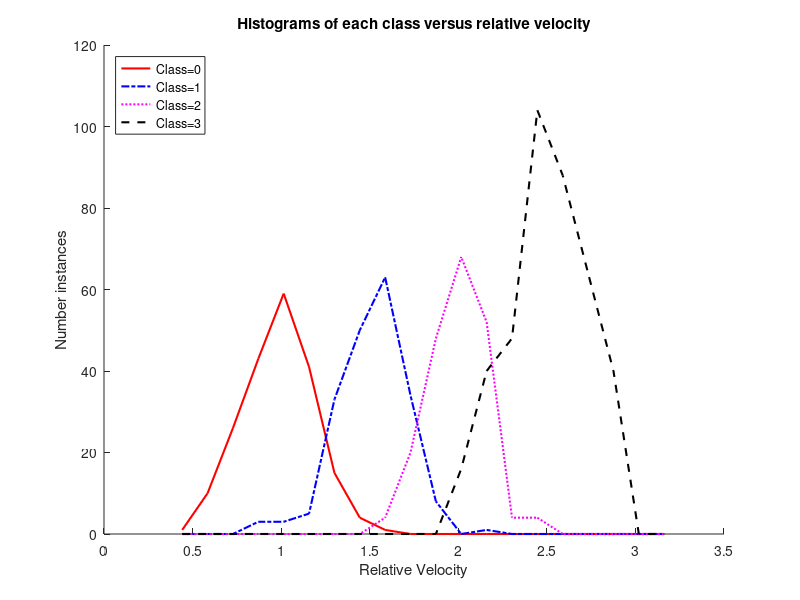
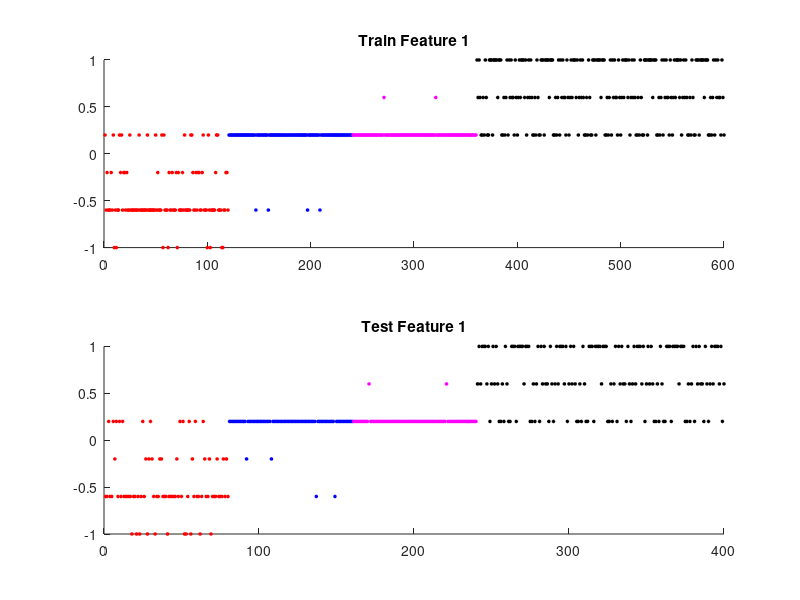
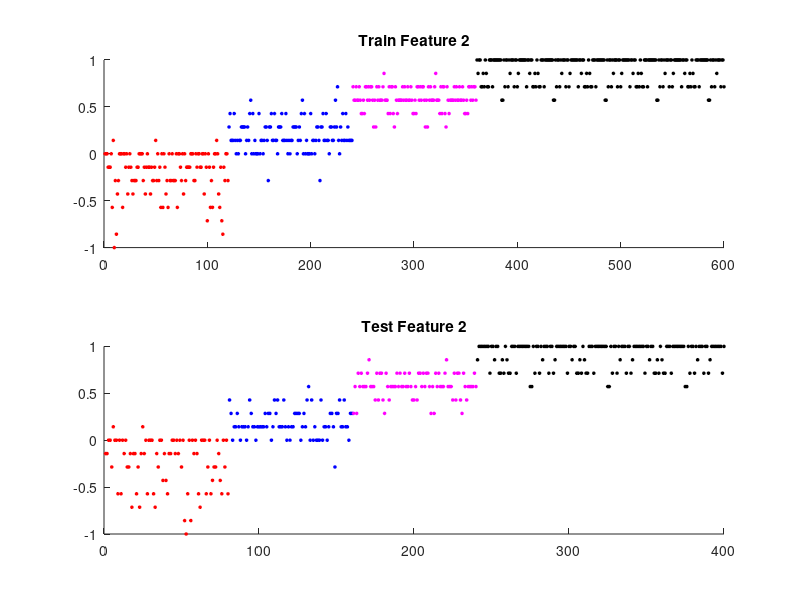
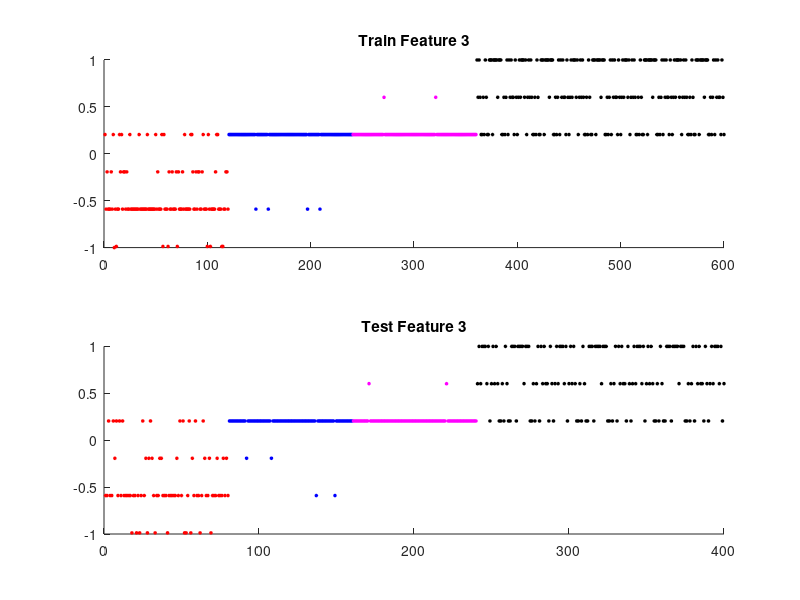

Reproduce these figures in MATLAB, in order. (Note: this script raises an error after producing the figures.)
%__________________________________________________________________________
%
% Description: 
%
%    Digital Signal Processing - Mini Project 2 STFT/SVM analysis.
%
%    Runs experiment 3a.
%
%    Instructions - some code missing. Search for "XXX" and edit code.
%
%    **********************************
%    * This code requires libSVM 3.23 *
%    **********************************
%
% Inputs: Reads the file "DSP_MP2_microDoppler_Data.mat" which must
%         be in the same directory as this code.
%
% Outputs: Graphs, outputs to screen.
%
% Change History:
%
% 30 September 2020 - Original
%
% Authors:
% John Ball
%__________________________________________________________________________
%

clc
clear varaibles
close all

%
% Flags
% Set noramlize_data to 1 to normalize data before giving to SVM
%
normalize_data = 1;      

%
% LibSVM training string
%
libsvm_train_str = '-s 0 -t 2 -c 10 -e 0.00001 -g 1e5 -q';

%
% Load the datafile in
%
% X - matrix of features, one per data instance
% Y - vector of class labels
% RV - vector of relative velocities
%
load('DSP_MP2_microDoppler_Data.mat');

%
% Print statistics
%
Ninstances = length(Y);
the_classes = unique(Y);
Nclasses = length(the_classes);
Nfeatures = size(X,1);

fprintf('Number of instances: %d.\n', Ninstances);
fprintf('Number of features per instance: %d.\n', Nfeatures);
fprintf('Number of classes: %d.\n', Nclasses);
for y = the_classes
   fprintf('  Class %2d: instances %d.\n', y, sum(Y == y));
end

%
% Plot instances for each class
%
RV_min = min(RV) * 0.9;
RV_max = max(RV) * 1.1;
num_bins = 20;
RV_bins = linspace(RV_min, RV_max, num_bins);
 
colorcode = {'r', 'b-.', 'm:', 'k--'};

figure;
hold on;
yindx = 1;
for y = the_classes
   indx = find(Y == y);
   rv_class_y = RV(indx);
   hist_class_y = hist(rv_class_y, RV_bins);
   h = plot(RV_bins, hist_class_y, colorcode{yindx});
   set(h, 'LineWidth', 1.5);
   legendstr{yindx} = sprintf('Class=%d', y);
   yindx = yindx + 1;
end
xlabel('Relative Velocity');
ylabel('Number instances');
legend(legendstr, 'location', 'NorthWest');
title('Histograms of each class versus relative velocity');
drawnow;

%
% Split data into training and testing
%
percent_train = 60;

fprintf('\nSplitting into training and test, with %.2f %% training.\n', percent_train);

Xtrain = [];
Xtest = [];
Ytrain = [];
Ytest = [];
RVtrain = [];
RVtest = [];

for y = the_classes
   
   indx = find(Y == y);
   
   % Generate random indices and split into training and testing
   rand_y = randperm(length(indx));
   
   last_train_indx = floor(length(rand_y)*percent_train/100); 
   train_indx = 1 : last_train_indx;
   test_indx = (last_train_indx+1) : length(rand_y);
   
   Xtrain = [Xtrain, X(:, indx(train_indx))];
   Ytrain = [Ytrain, Y(indx(train_indx))];
   RVtrain = [RVtrain, RV(indx(train_indx))];

   Xtest = [Xtest, X(:, indx(test_indx))];
   Ytest = [Ytest, Y(indx(test_indx))];
   RVtest = [RVtest, RV(indx(test_indx))];
   
end

%
% Transpose everything to input to libSVM
%
Xtrain = Xtrain';
Ytrain = Ytrain';
RVtrain = RVtrain';

Xtest = Xtest';
Ytest = Ytest';
RVtest = RVtest';

%
% Normalize features to [-1,1]
%
if normalize_data == 1
   %
   % Normalize each feature to [-1, 1]
   %
   for k = 1 : Nfeatures
      temp = Xtrain(:,k);
      maxtemp = max(temp);
      mintemp = min(temp);
      Xtrain(:,k) = 2 * ((temp - mintemp) / (maxtemp - mintemp)) - 1;

      temp = Xtest(:,k);
      Xtest(:,k) = 2 * ((temp - mintemp) / (maxtemp - mintemp)) - 1;
   end
end

%
% Plot features
%
fcolorstr = {'ro', 'bo', 'mo', 'ko', 'rx', 'bx'};
fcolorstr2 = {'r', 'b', 'm', 'k', 'r', 'b'};

for n = 1:Nfeatures
   
   Xtrain_feature = Xtrain(:,n);
   figure;
   subplot(2,1,1);
   hold on;
   nindx = 1;
   for y = the_classes
      indx = find(Ytrain == y);
      h = plot(indx, Xtrain_feature(indx), fcolorstr{nindx});
      set(h,'MarkerFaceColor',fcolorstr2{nindx});
      set(h,'MarkerSize',2.0);
      nindx = nindx+1;
   end
   title(sprintf('Train Feature %d', n));
   
   Xtest_feature = Xtest(:,n);
   subplot (2,1,2);
   hold on;
   nindx = 1;
   for y = the_classes
      indx = find(Ytest == y);
      h = plot(indx, Xtest_feature(indx), fcolorstr{nindx});
      set(h,'MarkerFaceColor',fcolorstr2{nindx});
      set(h,'MarkerSize',2.0);
      nindx = nindx+1;
   end
   title(sprintf('Test Feature %d', n));
   
end

%
% Run the SVM feature by feature
%
fprintf('\n');
train_n_oa = zeros(1, Nfeatures);         % Store overall accuracy
test_n_oa = zeros(1, Nfeatures);          % Store overall accuracy

for n = 1:Nfeatures
   
   fprintf('\nRunning SVM for feature %d.\n', n);
   
   Xtrain_feature = Xtrain(:,n);
   Xtest_feature = Xtest(:,n);
   
   % Train
   svm_model = svmtrain(Ytrain, sparse(Xtrain_feature), libsvm_train_str);

   %
   % Get results on training and testing set, and plot the discriminant function
   %
   train_pred = svmpredict(Ytrain, sparse(Xtrain_feature), svm_model, '-q');
   fprintf("\nTraining confusion matrix and stats (only feature %d):\n", n);
   [~, train_oa, ~, ~, ~, ~] = confusion_matrix(train_pred, Ytrain, 1, 1);
   
   test_pred = svmpredict(Ytest, sparse(Xtest_feature), svm_model, '-q');
   fprintf("\nTesting confusion matrix and stats (only feature %d:\n", n);
   [~, test_oa, ~, ~, ~, ~] = confusion_matrix(test_pred, Ytest, 1, 1);

   % Save results
   train_n_oa(n) = train_oa;
   test_n_oa(n) = test_oa;
   tick_labels{n} = sprintf('%d', n);   
end

%
% Run SVM on all features
%
fprintf('\nRunning SVM for all features.\n');

% Train
svm_model = svmtrain(Ytrain, sparse(Xtrain), libsvm_train_str);


%
% Get results on training and testing set, and plot the discriminant function
%
train_pred = svmpredict(Ytrain, sparse(Xtrain), svm_model, '-q');
fprintf("\nTraining confusion matrix and stats (all features):\n");
[train_cm, train_oa, train_tp, train_fp, train_tn, train_fn] = confusion_matrix(train_pred, Ytrain, 1, 1);

test_pred = svmpredict(Ytest, sparse(Xtest), svm_model, '-q');
fprintf("\nTesting confusion matrix and stats (all features):\n");
[test_cm, test_oa, test_tp, test_fp, test_tn, test_fn] = confusion_matrix(test_pred, Ytest, 1, 1);

train_n_oa(end+1) = train_oa;
test_n_oa(end+1) = test_oa;
tick_labels{end+1} = 'All';

%
% Plot results
%
figure;
bar(1:(Nfeatures+1), [train_n_oa' * 100, test_n_oa' * 100]);
ax = axis;
axis([ax(1:2), 0 105.0]);
xlabel('Feature number');
ylabel('Accuracy (percent)');
h = gca;
set(h,'XTickLabel', tick_labels);
grid on;
legend('Train','Test','location','EastOutside');
title('SVM Results');
drawnow;
